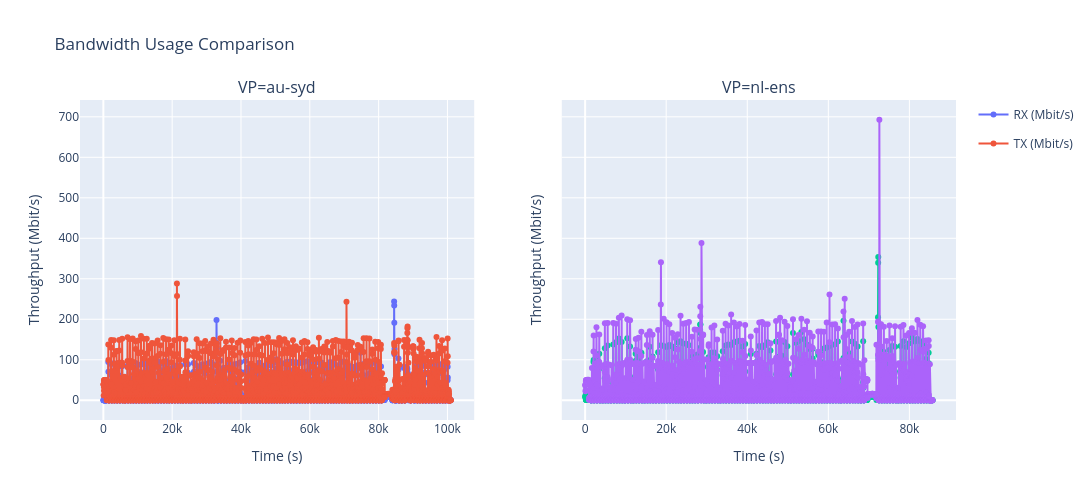

Here is the notebook cell this chart was saved with:
### Markdown cell above
# Interface monitoring

### Code cell
def load_and_prepare(path):
    df = pd.read_csv(path)
    df = df.sort_values("timestamp").reset_index(drop=True)

    df["time_s"] = df["timestamp"] - df["timestamp"].iloc[0]
    df["dt"] = df["time_s"].diff()

    df["rx_mbps"] = df["rx_bytes"].diff() * 8 / df["dt"] / 1e6
    df["tx_mbps"] = df["tx_bytes"].diff() * 8 / df["dt"] / 1e6

    return df.dropna()

# Load both machines
df1 = load_and_prepare("../results/lzr/bandwidth_eno1np0_au-syd_20260214.csv")
df2 = load_and_prepare("../results/lzr/bandwidth_ens2f0np0_nl-ens_20260214.csv")

# Create subplots (1 row, 2 columns) sharing Y axis
fig = make_subplots(
    rows=1, cols=2,
    shared_yaxes=True,
    subplot_titles=("VP=au-syd", "VP=nl-ens")
)

# --- Machine 1 ---
fig.add_trace(
    go.Scatter(x=df1["time_s"], y=df1["rx_mbps"],
               mode="lines+markers",
               name="RX (Mbit/s)",
               legendgroup="RX"),
    row=1, col=1
)

fig.add_trace(
    go.Scatter(x=df1["time_s"], y=df1["tx_mbps"],
               mode="lines+markers",
               name="TX (Mbit/s)",
               legendgroup="TX"),
    row=1, col=1
)

# --- Machine 2 ---
fig.add_trace(
    go.Scatter(x=df2["time_s"], y=df2["rx_mbps"],
               mode="lines+markers",
               name="RX (Mbit/s)",
               legendgroup="RX",
               showlegend=False),
    row=1, col=2
)

fig.add_trace(
    go.Scatter(x=df2["time_s"], y=df2["tx_mbps"],
               mode="lines+markers",
               name="TX (Mbit/s)",
               legendgroup="TX",
               showlegend=False),
    row=1, col=2
)

fig.update_layout(
    title="Bandwidth Usage Comparison",
    height=500,
    width=1100,
    hovermode="x unified"
)

fig.update_xaxes(title_text="Time (s)")
fig.update_yaxes(title_text="Throughput (Mbit/s)")

fig.show()

### Figure 1 — Plotly figure (JSON) as saved in the notebook; plotly's stock layout.template omitted (floating-point values rounded to 4 significant figures; data arrays with more than 128 entries replaced by an {"elided": "..."} marker saying what was removed)
{"data": [{"legendgroup": "RX", "mode": "lines+markers", "name": "RX (Mbit/s)", "type": "scatter", "x": {"elided": "3362 int values"}, "xaxis": "x", "y": {"elided": "3362 float values"}, "yaxis": "y"}, {"legendgroup": "TX", "mode": "lines+markers", "name": "TX (Mbit/s)", "type": "scatter", "x": {"elided": "3362 int values"}, "xaxis": "x", "y": {"elided": "3362 float values"}, "yaxis": "y"}, {"legendgroup": "RX", "mode": "lines+markers", "name": "RX (Mbit/s)", "showlegend": false, "type": "scatter", "x": {"elided": "2855 int values"}, "xaxis": "x2", "y": {"elided": "2855 float values"}, "yaxis": "y2"}, {"legendgroup": "TX", "mode": "lines+markers", "name": "TX (Mbit/s)", "showlegend": false, "type": "scatter", "x": {"elided": "2855 int values"}, "xaxis": "x2", "y": {"elided": "2855 float values"}, "yaxis": "y2"}], "layout": {"annotations": [{"font": {"size": 16}, "showarrow": false, "text": "VP=au-syd", "x": 0.225, "xanchor": "center", "xref": "paper", "y": 1, "yanchor": "bottom", "yref": "paper"}, {"font": {"size": 16}, "showarrow": false, "text": "VP=nl-ens", "x": 0.775, "xanchor": "center", "xref": "paper", "y": 1, "yanchor": "bottom", "yref": "paper"}], "height": 500, "hovermode": "x unified", "title": {"text": "Bandwidth Usage Comparison"}, "width": 1100, "xaxis": {"anchor": "y", "domain": [0, 0.45], "title": {"text": "Time (s)"}}, "xaxis2": {"anchor": "y2", "domain": [0.55, 1], "title": {"text": "Time (s)"}}, "yaxis": {"anchor": "x", "domain": [0, 1], "title": {"text": "Throughput (Mbit/s)"}}, "yaxis2": {"anchor": "x2", "domain": [0, 1], "matches": "y", "showticklabels": false, "title": {"text": "Throughput (Mbit/s)"}}}}
